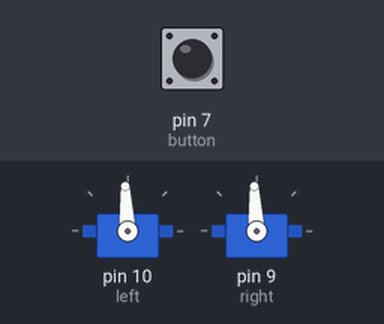
A sketch run on a simulated Arduino Uno, built with avr-gcc and run on an emulated ATmega328P. Parts: 2 × servo. Inputs (shaded band) come from the test bench; at power-on: pin 7 (button) LOW.

Above: at 1.2 s.
1.3 s: pin 7 (button) pulled HIGH for 0.15 s
At 1.37 s:
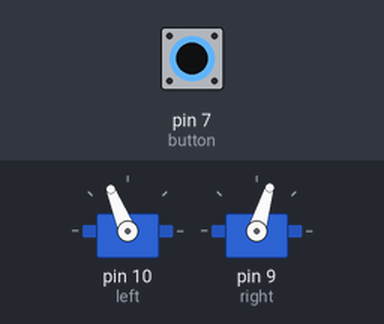
2.9 s: pin 7 (button) pulled HIGH for 3.2 s
At 6.9 s:
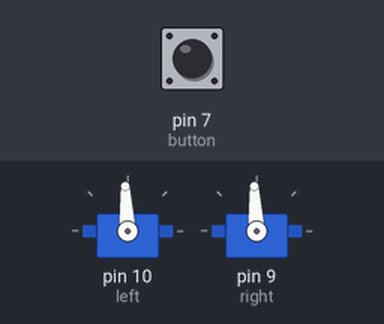
Timing chart, 0 to 8.4 s (numbered marks = the images above; inputs shaded):
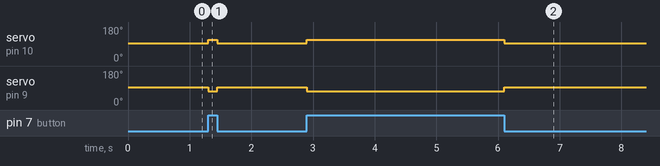

The sketch:

User_Program3_3.ino
```cpp
/*Software 1073 Arduino BoeBots
User Program
Method stubs are pre-made. add your own code to complete the challenge!

Program Task: have the robot drive when the button is pressed
Feel free to view the example program within the same folder if you need help!
*/

#include <Servo.h>
int button = 7;
Servo right;
Servo left;

void setup()
{
  pinMode(button, INPUT);
  left.attach(10);
  right.attach(9);
  //your code goes here
}

void loop()
{
  if(digitalRead(button))
  {
    left.writeMicroseconds(1700);
    right.writeMicroseconds(1300);
  }
  else
  {
    left.writeMicroseconds(1500);
    right.writeMicroseconds(1500);
  }
  //also here
}
```

Measured:
- after the input at 1.3 s, servo on pin 10 (left): 93° → 112° at once, → 93° 0.15 s later; servo on pin 9 (right): 93° → 73° at once, → 93° 0.15 s later
- after the input at 2.9 s, servo on pin 10 (left): 93° → 112° at once, → 93° 3.2 s later; servo on pin 9 (right): 93° → 73° at once, → 93° 3.2 s later
